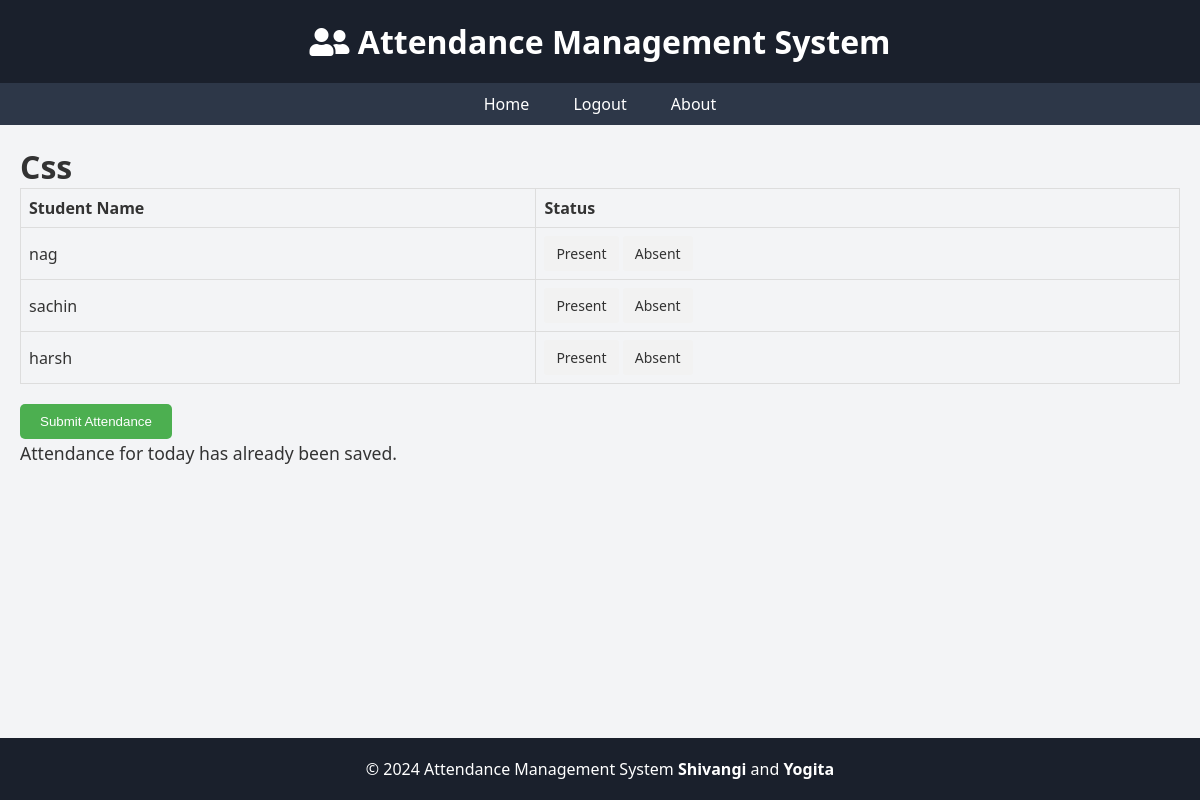
The page /subject/3/ (signed in) on the database its author committed.
### StudentManagementSystem/models.py (models this page shows, shortened)
class Subject(models.Model):
    subject_id = models.CharField(max_length=10, unique=True)
    subject_name = models.CharField(max_length=100)

class Student(models.Model):
    roll_no = models.CharField(max_length=10, unique=True)
    name = models.CharField(max_length=100)
    section = models.ForeignKey(Class, on_delete=models.CASCADE)

### StudentManagementSystem/views.py (the view, shortened to what this page needs)
# urls.py: path('subject/<int:subject_id>/', subject_details, name='subject_details'),  # Add this line
@login_required
def subject_details(request, subject_id):
    subject = get_object_or_404(Subject, id=subject_id)
    students = Student.objects.filter(section__subjects=subject)
    existing_attendance = Attendance.objects.filter(subject=subject, date=timezone.now().date()).exists()
    return render(request, 'subject_details.html', {'subject': subject, 'students': students, 'attendance_saved': existing_attendance})

### templates/subject_details.html (shortened to what this page needs)
{% extends 'base.html' %}
{% block content %}
    <h1>{{ subject.subject_name }}</h1>
    <form method="post" class="attendance-form">
        <table class="attendance-table">
            <thead>
                <tr>
                    <th>Student Name</th>
                    <th>Status</th>
                </tr>
            </thead>
            <tbody>
                {% for student in students %}
                    <tr>
                        <td>{{ student.name }}</td>
                        <td>
                            <label for="present_{{ student.id }}">Present</label>
                            <label for="absent_{{ student.id }}">Absent</label>
                        </td>
                    </tr>
                {% endfor %}
            </tbody>
        </table>
        <button type="submit" class="submit-btn">Submit Attendance</button>
    </form>
    {% if attendance_saved %}
        <p>Attendance for today has already been saved.</p>
    {% endif %}
{% endblock %}

### templates/base.html (style rules this page uses)
* { box-sizing: border-box; margin: 0; padding: 0; }
body { font-family: 'Segoe UI', sans-serif; background-color: #f3f4f6; color: #333; min-height: 100vh; display: flex; flex-direction: column; }
main p { font-size: 1.1rem; line-height: 1.6; margin-bottom: 15px; }

### templates/subject_details.html (style rules this page uses)
.attendance-table { width: 100%; border-collapse: collapse; margin-bottom: 20px; }
.attendance-table th, .attendance-table td { border: 1px solid #ddd; padding: 8px; text-align: left; }
.attendance-form .submit-btn { background-color: #4CAF50; color: white; padding: 10px 20px; border: none; cursor: pointer; border-radius: 5px; }
.attendance-form input[type="radio"] + label { display: inline-block; background-color: #f2f2f2; padding: 8px 12px; font-size: 14px; cursor: pointer; border-radius: 3px; }

### rows shown on the page
Subject: subject_name "Css"
Student: name "nag"
Student: name "sachin"
Student: name "harsh"
